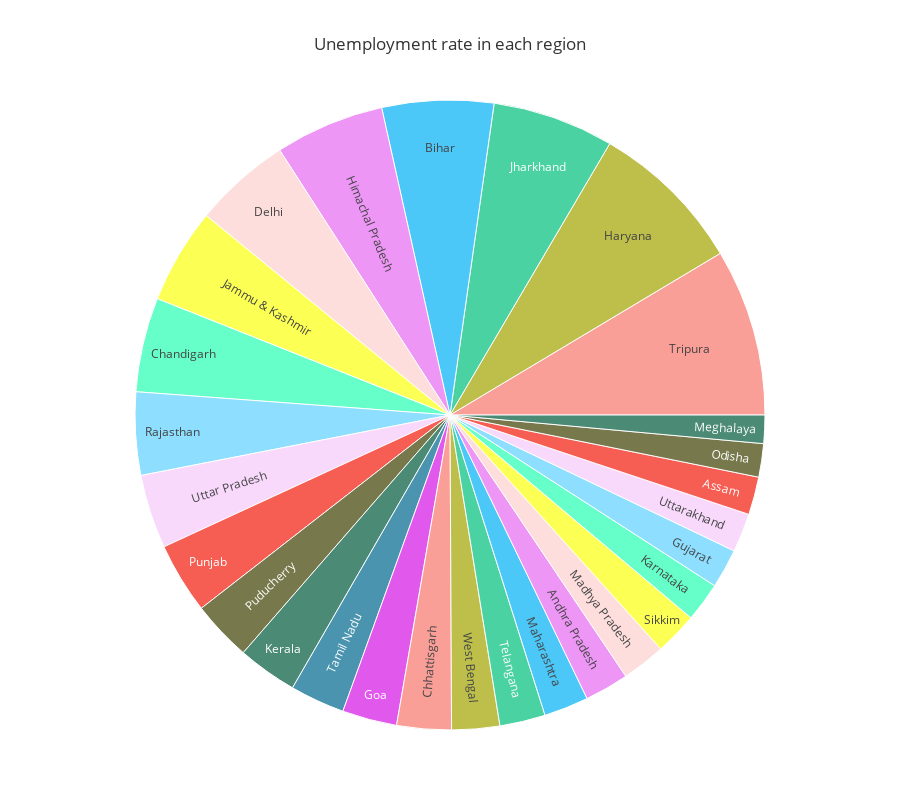

The notebook cell saved with this chart:
### Code cell
unemployData1 = data1[["Region","Estimated Unemployment Rate (%)" , "Estimated Employed" , "Estimated Labour Participation Rate (%)"]]
unemploy1 = unemployData1.groupby(["Region"])["Estimated Unemployment Rate (%)"].mean().reset_index()
fig = px.sunburst(unemploy1, path=["Region"], values="Estimated Unemployment Rate (%)",
                  color_continuous_scale='Plasma', title='Unemployment rate in each region',
                  height=810, template='ggplot2')
fig.show()

### Figure 1 — Plotly figure (JSON) as saved in the notebook; plotly's stock layout.template omitted (floating-point values rounded to 4 significant figures)
{"data": [{"branchvalues": "total", "domain": {"x": [0, 1], "y": [0, 1]}, "hovertemplate": "labels=%{label}<br>Estimated Unemployment Rate (%)=%{value}<br>parent=%{parent}<br>id=%{id}<extra></extra>", "ids": ["Andhra Pradesh", "Assam", "Bihar", "Chandigarh", "Chhattisgarh", "Delhi", "Goa", "Gujarat", "Haryana", "Himachal Pradesh", "Jammu & Kashmir", "Jharkhand", "Karnataka", "Kerala", "Madhya Pradesh", "Maharashtra", "Meghalaya", "Odisha", "Puducherry", "Punjab", "Rajasthan", "Sikkim", "Tamil Nadu", "Telangana", "Tripura", "Uttar Pradesh", "Uttarakhand", "West Bengal"], "labels": ["Andhra Pradesh", "Assam", "Bihar", "Chandigarh", "Chhattisgarh", "Delhi", "Goa", "Gujarat", "Haryana", "Himachal Pradesh", "Jammu & Kashmir", "Jharkhand", "Karnataka", "Kerala", "Madhya Pradesh", "Maharashtra", "Meghalaya", "Odisha", "Puducherry", "Punjab", "Rajasthan", "Sikkim", "Tamil Nadu", "Telangana", "Tripura", "Uttar Pradesh", "Uttarakhand", "West Bengal"], "name": "", "parents": ["", "", "", "", "", "", "", "", "", "", "", "", "", "", "", "", "", "", "", "", "", "", "", "", "", "", "", ""], "type": "sunburst", "values": [7.477, 6.428, 18.92, 15.99, 9.24, 16.5, 9.274, 6.664, 26.28, 18.54, 16.19, 20.59, 6.676, 10.12, 7.406, 7.558, 4.799, 5.658, 10.22, 12.03, 14.06, 7.249, 9.284, 7.738, 28.35, 12.55, 6.583, 8.125]}], "layout": {"height": 810, "legend": {"tracegroupgap": 0}, "title": {"text": "Unemployment rate in each region"}}}
